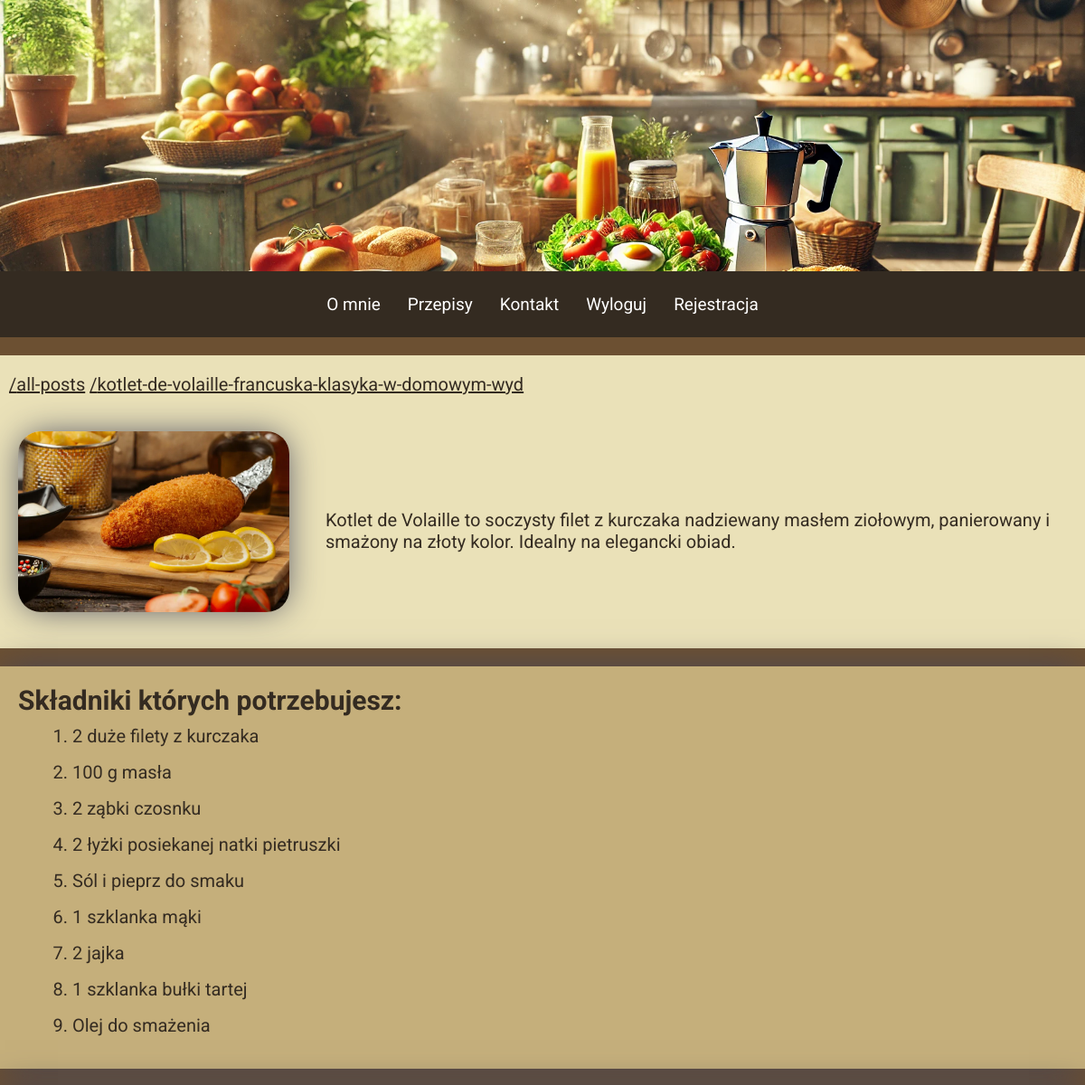
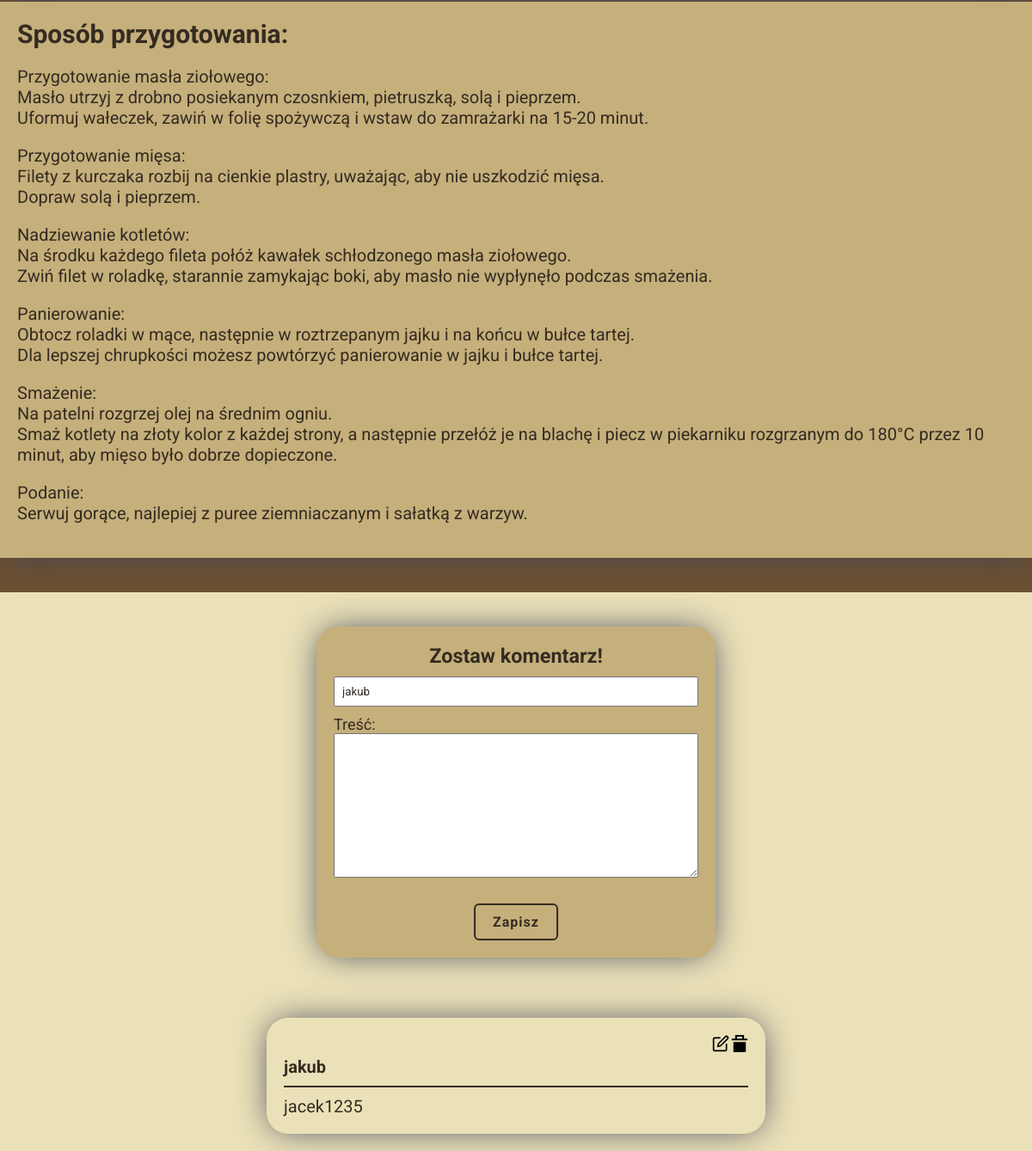
Page /all-posts/kotlet-de-volaille-francuska-klasyka-w-domowym-wyd (signed in) on the committed database (2 pictures, top to bottom).
### blog/models.py (models this page shows, shortened)
class PostModel(models.Model):
    title = models.CharField(max_length=150, verbose_name="Tytuł:")
    author = models.ForeignKey(
        CustomUserModel, verbose_name=("Autor:"), on_delete=models.CASCADE)
    slug = models.SlugField(primary_key=True)
    date = models.DateField(auto_now_add=True, verbose_name="Data:")
    excerpt = models.TextField(verbose_name="skrót", validators=[
                               MinLengthValidator, MaxLengthValidator(250)])
    ingredients = models.TextField(
        validators=[MinLengthValidator(5)], verbose_name="Składniki:", null=True)
    prepare = models.TextField(
        validators=[MinLengthValidator(5)], verbose_name="Sposób przygotowania:", null=True)
    image = models.ImageField(upload_to="dishes")
    tags = models.ManyToManyField(TagModel, verbose_name=("Tag:"))
    class Meta:
        verbose_name_plural = "Posty"

class CustomUserModel(AbstractUser):
    username = models.CharField(
        verbose_name="Nazwa użytkownika", max_length=50, unique=True)
    email = models.EmailField(max_length=254)
    is_verficated = models.BooleanField(default=False)
    is_staff = models.BooleanField(default=False, verbose_name="Personel:")
    is_superuser = models.BooleanField(default=False,)
    objects = CustomUserManager()
    USERNAME_FIELD = "username"
    REQUIRED_FIELDS = ["email"]

class UserCommentModel(models.Model):
    user = models.ForeignKey(
        CustomUserModel, verbose_name="Użytkownik:", on_delete=models.CASCADE)
    content = models.TextField(verbose_name="Treść:", null=False)
    post = models.ForeignKey(
        PostModel, verbose_name="Post:", on_delete=models.CASCADE, related_name="comments")
    class Meta:
        verbose_name_plural = "Komentarze"

### blog/views.py (the view)
# urls.py: path("all-posts/<slug:slug>", views.PostView.as_view(), name="post"),
class PostView(DetailView):
    model = PostModel
    context_object_name = "post"
    template_name = "blog/post_detail.html"
    login_form = LoginUserForm()
    comment_form = UserCommentForm()
    def breadcrubs_generator(self, path):
        home_url = reverse("main_page")
        path_splited = path.strip("/").split("/")
        paths = {}
        pre_path = ""
        for path in path_splited:
            pre_path += f"/{path}"
            paths[path] = pre_path
        return paths
    def get_context_data(self, **kwargs):
        context = super().get_context_data(**kwargs)
        context["ingredients"] = self.object.ingredients.split("\n")
        context["breadcrumbs"] = self.breadcrubs_generator(self.request.path)
        context["comments"] = self.object.comments.all().order_by("-pk")
        login_form_data = self.request.session.pop("login_form_data", None)
        if login_form_data:
            self.login_form = LoginUserForm(login_form_data)
        if self.request.user.is_authenticated:
            comment_form_data = self.request.session.pop(
                "comment_form_data", None)
            if comment_form_data:
                self.comment_form = UserCommentForm(comment_form_data)
            context["form"] = self.comment_form
        else:
            context["form"] = self.login_form
        return context

### blog/forms.py (shortened to what this page needs)
class UserCommentForm(forms.ModelForm):
    class Meta:
        model = UserCommentModel
        fields = ["content"]

### blog/templates/blog/post_detail.html (shortened to what this page needs)
{% extends "base.html" %}
{% load static %}
{% block style %}
    <link rel="stylesheet" href="{% static "blog/includes/forms.css" %}">
    <link rel="stylesheet" href="{% static "blog/post.css" %}">
    <link rel="stylesheet" href="{% static "blog/includes/forms.css" %}">
{% endblock  %}
{% block content %}
    <section class="breadcrumbs">
        {% for name,value in breadcrumbs.items  %}
            <a href="{{value}}">/{{name}}</a>
        {% endfor %}
    </section>
    <section class="head_post">
            <img src="{{post.image.url}}" alt="{{post.title}}">
            <p>{{post.excerpt}}</p>
    </section>
    <section class="post_body">
        <div class="ingredients">
            <h2>Składniki których potrzebujesz:</h2>
            <ol>
                {% for ingredient in ingredients  %}
                        <li>{{ingredient}}</li>
                {% endfor %}
            </ol>
        </div>
        <div class="recipe">
            <h2>Sposób przygotowania:</h2>
            <p> {{post.prepare|linebreaks}}</p>
        </div>
    </section>
    <section class="comment-section ">
        {% if user.is_authenticated %}
            <div class="form">
                <h3>Zostaw komentarz!</h3>
                <form action="{% url "comment" %}" method="POST">
                    <div class="form-field">
                        <input type="text" name="username" value="{{ user.username }}" readonly>
                    </div>
                    <div class="form-field">
                        {{form.content.label_tag}}
                        {{form.content}}
                    </div>
                    <button class="btn">Zapisz</button>
                </form>
            </div>
        {% endif %}
        <div class="comments">
            {% for comment in comments%}
                <div class="comment">
                    {% if user.is_authenticated and comment.user.pk == user.pk %}
                    <div class="btns-comment">
                        <form  action="{% url "edit_comment" slug=post.slug comment_id=comment.pk %}" method="POST">
                            <button class="btn-comment"><?xml version="1.0" ?>
                            </button>
                        </form>
                        <form  action="{% url "delete_comment" slug=post.slug comment_id=comment.pk %}" method="POST">
                            <button class="btn-comment"><?xml version="1.0" encoding="iso-8859-1"?>
                            </button>
                        </form>
                    </div>
                    {% endif %}
                    <p class="user-name">{{comment.user}}</p>
                    <p class="comment-content">{{comment.content}}</p>
                </div>
            {% endfor %}
        </div>
    </section>
{% endblock  %}

### static/base.css (style rules this page uses)
:root { --primary-color: #EAE1B8; --secondary-color: #C5AF7B; --buttons-color: #9C7D4F; --text-color: #342B21; --second-text-color: #6C5032; --box-shadow: 0px 0px 38px -5px rgba(66, 68, 90, 1); }
* { box-sizing: border-box; margin: 0; padding: 0; font-family: "Roboto", serif; color: var(--text-color); }
body { background-color: var(--second-text-color); }
.btn { display: inline-block; font-size: .8rem; letter-spacing: 1px; font-weight: bold; padding: .5rem 1rem; margin-top: 1rem; margin-left: 50%; transform: translateX(-50%); color: var(--text-color); background-color: transparent; border: 2px solid var(--text-color); border-radius: 6px; cursor: pointer; transition: .4s ease; }
@media (min-width:400px) { html { font-size: 20px; } }
.comment { margin-top: 3.5rem; padding: 1rem; border-radius: 25px; position: relative; -webkit-box-shadow: var(--box-shadow); -moz-box-shadow: var(--box-shadow); box-shadow: var(--box-shadow); }
.comment .user-name { display: block; font-weight: bold; margin-bottom: .5rem; }
.comment .user-name::after { content: ""; display: block; height: 2px; margin: .5rem 0; background-color: var(--text-color); }
@media (min-width: 425px) { .comments { width: 80%; margin: 0 auto; } }
@media (min-width:725px) { .comments { width: 60%; } }
@media (min-width: 1200px) { .comments { width: 50%; } }

### blog/static/blog/includes/forms.css (style rules this page uses)
.form { margin: 1rem 2rem; color: var(--text-color); background-color: var(--secondary-color); padding: 1rem; border-radius: 25px; -webkit-box-shadow: var(--box-shadow); -moz-box-shadow: var(--box-shadow); box-shadow: var(--box-shadow); }
.form-field { display: flex; flex-direction: column; margin: .5rem 0; }
.form label { font-size: .9rem; }
.form input, .form textarea { padding: .4rem; }
.btns-comment { display: flex; justify-content: end; }
.comment form { display: inline; margin-left: .1rem; }
.btn-comment { background: 0; border: 0; cursor: pointer; }
svg { width: 20px; height: 20px; }
@media (min-width:570px) { .form { width: 60%; margin: 1rem auto; } }
@media (min-width:990px) { .form { width: 40% } }

### blog/static/blog/post.css (style rules this page uses)
.breadcrumbs { padding: 1rem .5rem; margin-top: 1rem; background-color: var(--primary-color); }
.head_post { margin-bottom: 1rem; padding: 1rem; background-color: var(--primary-color); }
.head_post::after { content: ""; clear: both; display: table; }
.head_post img, .ingredients, .recipe { -webkit-box-shadow: var(--box-shadow); -moz-box-shadow: var(--box-shadow); box-shadow: var(--box-shadow); }
.head_post img { float: left; width: 9rem; border-radius: 25px; margin-right: 1rem; margin-bottom: 1rem; }
.head_post P { margin-left: 1rem; }
.ingredients { background-color: var(--secondary-color); margin-bottom: 1rem; padding: 1rem; }
.ingredients ol { margin-left: 2rem; }
.ingredients li { margin-bottom: .5rem; }
.post_body h2 { margin-bottom: .5rem; }
.recipe { background-color: var(--secondary-color); padding: 1rem; margin-bottom: 2rem; }
.recipe p { margin: 1rem 0; }
.comment-section { padding: 1rem; background-color: var(--primary-color); }
.comment { position: relative; }
.form h3 { text-align: center; }
.form textarea { min-height: 5rem; }
@media (min-width: 570px) { .form { width: 90%; } }
@media (min-width:725px) { .head_post img { float: none; width: 15rem; } }
@media (min-width:725px) { .head_post { display: flex; align-items: center; } }
@media (min-width:725px) { .ingredients ol { margin-left: 3rem; } }
@media (min-width:725px) { .ingredients li { margin-bottom: .8rem; } }
@media (min-width:725px) { .form { width: 70%; } }
@media (min-width:725px) { .comments { width: 60%; } }
@media (min-width:900px) { .form { width: 50%; } }
@media (min-width: 1200px) { .form { width: 40%; } }
@media (min-width: 1200px) { .comments { width: 50%; } }

### rows in the picture
PostModel: image (picture), excerpt "Kotlet de Volaille to soczysty filet z kurczaka nadziewany masłem ziołowym, panierowany i smażony na złoty kolor. Idealny na elegancki obiad.", prepare "Przygotowanie masła ziołowego: Masło utrzyj z drobno posiekanym czosnkiem, pietruszką, solą i pieprzem. Uformuj wałeczek, zawiń w folię spożywczą i wstaw do zamrażarki na 15-20 minut. Przygotowanie mięsa: Filety z kurczaka rozbij na cienkie plastry, uważając, aby nie uszkodzić mięsa. Dopraw solą i pieprzem. Nadziewanie kotletów: Na środku każdego fileta połóż kawałek schłodzonego masła ziołowego. Zwiń filet w roladkę, starannie zamykając boki, aby masło nie wypłynęło podczas smażenia. Panierowanie: Obtocz roladki w mące, następnie w roztrzepanym jajku i na końcu w bułce tartej. Dla lepszej chrupkości możesz powtórzyć panierowanie w jajku i bułce tartej. Smażenie: Na patelni rozgrzej olej na…"
CustomUserModel: username "jakub"
UserCommentModel: user "jakub", content "jacek1235"

### other values in the picture
{{ name }} "all-posts" "kotlet-de-volaille-francuska-klasyka-w-domowym-wyd"
{{ ingredient }} "2 duże filety z kurczaka" "100 g masła" "2 ząbki czosnku" "2 łyżki posiekanej natki pietruszki" "Sól i pieprz do smaku" "1 szklanka mąki" "2 jajka" "1 szklanka bułki tartej" "Olej do smażenia"
